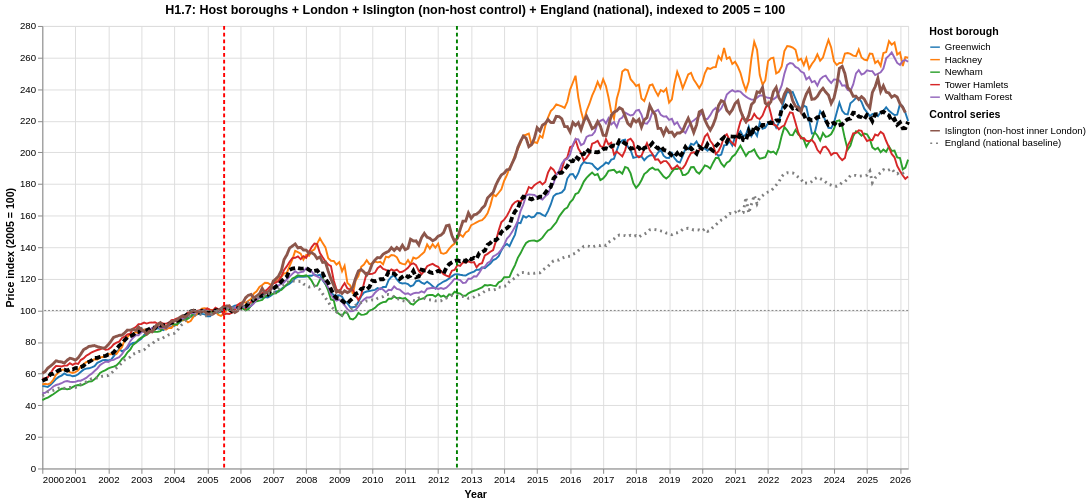

The code cell stored with this chart in its notebook:
### Markdown cell above
### Refinement: Adding Controls — Islington and England

The excess-growth chart flags Hackney but leaves an obvious gap: how do we know the "gap" is Olympic-driven and not just inner-London gentrification or national market movement?

Two natural controls to add:

- **Islington** — an inner-London borough that is *not* a host but sits next to the host cluster and shares similar demographic/pricing pressures. If Islington also outpaced London-wide by the same margin as Hackney, the "Olympic premium" is really an inner-London-gentrification premium.
- **England (whole country)** — a national baseline. If London-wide already outpaced England after 2005, the earlier charts were understating how much host boroughs pulled ahead of a "normal" market.

Data source for both: HM Land Registry UK HPI monthly series, fetched from the official linked-data API and saved to `data/england_ukhpi.csv` and `data/islington_ukhpi.csv`.

### Code cell
# H1.7: Host boroughs + London vs Islington (non-host control) + England (national), indexed to 2005 = 100

def load_ukhpi_reference(path: str, label: str) -> pd.DataFrame:
    """Load a saved UKHPI CSV (date, avg_price_all_property_types, ...) into the common schema."""
    df = pd.read_csv(path, parse_dates=['date'])
    df = df.rename(columns={'avg_price_all_property_types': 'index_value'})
    df['series'] = label
    return df[['date', 'series', 'index_value']]

england_ref = load_ukhpi_reference('data/england_ukhpi.csv', 'England (national baseline)')
islington_ref = load_ukhpi_reference('data/islington_ukhpi.csv', 'Islington (non-host inner London)')

# Reuse the already-built pieces
# - boroughs (5 host boroughs, per-series)
# - london_base (London whole region), given `series` column below

london_ref_v2 = london_base[['date', 'index_value']].copy()
london_ref_v2['series'] = 'London (whole region)'

controls = pd.concat([
    boroughs[['date', 'series', 'index_value']],
    london_ref_v2[['date', 'series', 'index_value']],
    islington_ref,
    england_ref,
], ignore_index=True)
controls['year'] = controls['date'].dt.year

# Index each series to its own 2005 mean = 100 (only keep series that have 2005 data)
base_2005_ctrl = (
    controls[controls['year'] == 2005]
    .groupby('series', as_index=False)['index_value'].mean()
    .rename(columns={'index_value': 'base_2005'})
)
controls = controls.merge(base_2005_ctrl, on='series', how='inner')
controls['indexed_2005'] = (controls['index_value'] / controls['base_2005']) * 100
controls = controls[controls['year'] >= 2000]

# Split into three visual roles
host_names = sorted(boroughs['series'].unique().tolist())
host_rows = controls[controls['series'].isin(host_names)]
london_rows = controls[controls['series'] == 'London (whole region)']
control_rows = controls[controls['series'].isin(['Islington (non-host inner London)', 'England (national baseline)'])]

host_layer = alt.Chart(host_rows).mark_line(size=2).encode(
    x=alt.X('date:T', title='Year'),
    y=alt.Y('indexed_2005:Q', title='Price index (2005 = 100)'),
    color=alt.Color('series:N',
                    scale=alt.Scale(domain=host_names, scheme='category10'),
                    legend=alt.Legend(title='Host borough')),
    tooltip=['date:T', 'series:N', alt.Tooltip('indexed_2005:Q', format='.1f')]
)

london_layer = alt.Chart(london_rows).mark_line(size=4, color='black', strokeDash=[6, 3]).encode(
    x='date:T', y='indexed_2005:Q',
    tooltip=['date:T', 'series:N', alt.Tooltip('indexed_2005:Q', format='.1f')]
)

control_layer = alt.Chart(control_rows).mark_line(size=3).encode(
    x='date:T', y='indexed_2005:Q',
    color=alt.Color('series:N',
                    scale=alt.Scale(
                        domain=['Islington (non-host inner London)', 'England (national baseline)'],
                        range=['#8c564b', '#7f7f7f']),
                    legend=alt.Legend(title='Control series')),
    strokeDash=alt.StrokeDash('series:N',
                              scale=alt.Scale(
                                  domain=['Islington (non-host inner London)', 'England (national baseline)'],
                                  range=[[1, 0], [2, 4]]),
                              legend=None),
    tooltip=['date:T', 'series:N', alt.Tooltip('indexed_2005:Q', format='.1f')]
)

bid_rule_v3 = alt.Chart(pd.DataFrame({'date': [pd.Timestamp('2005-07-06')], 'label': ['Bid awarded']})).mark_rule(
    stroke='red', strokeDash=[4, 3], size=2
).encode(x='date:T', tooltip='label:N')

games_rule_v3 = alt.Chart(pd.DataFrame({'date': [pd.Timestamp('2012-07-27')], 'label': ['Games open']})).mark_rule(
    stroke='green', strokeDash=[4, 3], size=2
).encode(x='date:T', tooltip='label:N')

ref_100_v3 = alt.Chart(pd.DataFrame({'indexed_2005': [100]})).mark_rule(stroke='gray', strokeDash=[2, 2]).encode(y='indexed_2005:Q')

h1_7 = (host_layer + london_layer + control_layer + bid_rule_v3 + games_rule_v3 + ref_100_v3).resolve_scale(
    color='independent', strokeDash='independent'
).properties(
    width=900, height=460,
    title='H1.7: Host boroughs + London + Islington (non-host control) + England (national), indexed to 2005 = 100'
)
h1_7.display()

# Quick numeric read: mean indexed value in the 24-month post-bid window
post_bid = controls[(controls['date'] >= pd.Timestamp('2005-07-01')) &
                    (controls['date'] < pd.Timestamp('2007-07-01'))]
print('Mean indexed value (2005=100), 24 months after bid award:')
print(post_bid.groupby('series')['indexed_2005'].mean().round(2).sort_values(ascending=False).to_string())

### Figure 1 — Vega-Lite specification as saved in the notebook (floating-point values rounded to 4 significant figures; data arrays with more than 128 entries replaced by an {"elided": "..."} marker saying what was removed)
{"config": {"view": {"continuousWidth": 300, "continuousHeight": 300}}, "layer": [{"data": {"name": "data-1705741eb01bdde9e8d7077d6629f158"}, "mark": {"type": "line", "size": 2}, "encoding": {"color": {"field": "series", "legend": {"title": "Host borough"}, "scale": {"domain": ["Greenwich", "Hackney", "Newham", "Tower Hamlets", "Waltham Forest"], "scheme": "category10"}, "type": "nominal"}, "tooltip": [{"field": "date", "type": "temporal"}, {"field": "series", "type": "nominal"}, {"field": "indexed_2005", "format": ".1f", "type": "quantitative"}], "x": {"field": "date", "title": "Year", "type": "temporal"}, "y": {"field": "indexed_2005", "title": "Price index (2005 = 100)", "type": "quantitative"}}}, {"data": {"name": "data-7784109e2fb1f2e71922fe2d478155bb"}, "mark": {"type": "line", "color": "black", "size": 4, "strokeDash": [6, 3]}, "encoding": {"tooltip": [{"field": "date", "type": "temporal"}, {"field": "series", "type": "nominal"}, {"field": "indexed_2005", "format": ".1f", "type": "quantitative"}], "x": {"field": "date", "type": "temporal"}, "y": {"field": "indexed_2005", "type": "quantitative"}}}, {"data": {"name": "data-1acb3ebe0d7bc9f3388118dbd9b64ce6"}, "mark": {"type": "line", "size": 3}, "encoding": {"color": {"field": "series", "legend": {"title": "Control series"}, "scale": {"domain": ["Islington (non-host inner London)", "England (national baseline)"], "range": ["#8c564b", "#7f7f7f"]}, "type": "nominal"}, "strokeDash": {"field": "series", "legend": null, "scale": {"domain": ["Islington (non-host inner London)", "England (national baseline)"], "range": [[1, 0], [2, 4]]}, "type": "nominal"}, "tooltip": [{"field": "date", "type": "temporal"}, {"field": "series", "type": "nominal"}, {"field": "indexed_2005", "format": ".1f", "type": "quantitative"}], "x": {"field": "date", "type": "temporal"}, "y": {"field": "indexed_2005", "type": "quantitative"}}}, {"data": {"name": "data-0b1dae6aa4e2197926d0c59256fd677b"}, "mark": {"type": "rule", "size": 2, "stroke": "red", "strokeDash": [4, 3]}, "encoding": {"tooltip": {"field": "label", "type": "nominal"}, "x": {"field": "date", "type": "temporal"}}}, {"data": {"name": "data-01db5ec5d938e1d1eded9353376e85e0"}, "mark": {"type": "rule", "size": 2, "stroke": "green", "strokeDash": [4, 3]}, "encoding": {"tooltip": {"field": "label", "type": "nominal"}, "x": {"field": "date", "type": "temporal"}}}, {"data": {"name": "data-a966f5f094557d8b92e0c2d0ee7f74d1"}, "mark": {"type": "rule", "stroke": "gray", "strokeDash": [2, 2]}, "encoding": {"y": {"field": "indexed_2005", "type": "quantitative"}}}], "height": 460, "resolve": {"scale": {"color": "independent", "strokeDash": "independent"}}, "title": "H1.7: Host boroughs + London + Islington (non-host control) + England (national), indexed to 2005 = 100", "width": 900, "$schema": "https://vega.github.io/schema/vega-lite/v5.8.0.json", "datasets": {"data-1705741eb01bdde9e8d7077d6629f158": {"elided": "1580 records"}, "data-7784109e2fb1f2e71922fe2d478155bb": {"elided": "316 records"}, "data-1acb3ebe0d7bc9f3388118dbd9b64ce6": {"elided": "630 records"}, "data-0b1dae6aa4e2197926d0c59256fd677b": [{"date": "2005-07-06T00:00:00", "label": "Bid awarded"}], "data-01db5ec5d938e1d1eded9353376e85e0": [{"date": "2012-07-27T00:00:00", "label": "Games open"}], "data-a966f5f094557d8b92e0c2d0ee7f74d1": [{"indexed_2005": 100}]}}
